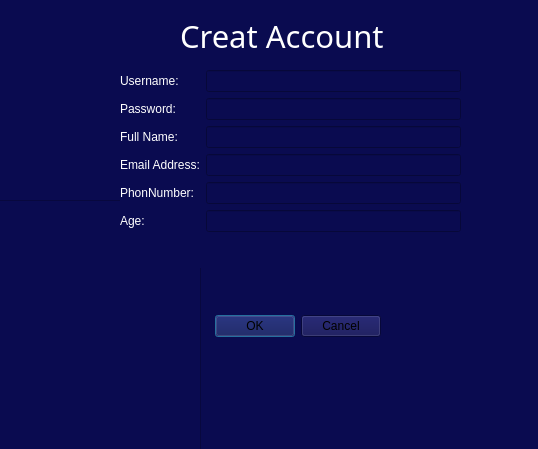
<?xml version="1.0" encoding="UTF-8"?>
<ui version="4.0">
 <class>Dialog_CreatAcc</class>
 <widget class="QDialog" name="Dialog_CreatAcc">
  <property name="geometry">
   <rect>
    <x>0</x>
    <y>0</y>
    <width>538</width>
    <height>449</height>
   </rect>
  </property>
  <property name="windowTitle">
   <string>Dialog</string>
  </property>
  <property name="styleSheet">
   <string notr="true">background-color: rgb(10, 11, 80);</string>
  </property>
  <widget class="QDialogButtonBox" name="buttonBox">
   <property name="geometry">
    <rect>
     <x>210</x>
     <y>310</y>
     <width>171</width>
     <height>32</height>
    </rect>
   </property>
   <property name="orientation">
    <enum>Qt::Horizontal</enum>
   </property>
   <property name="standardButtons">
    <set>QDialogButtonBox::Cancel|QDialogButtonBox::Ok</set>
   </property>
  </widget>
  <widget class="QWidget" name="layoutWidget">
   <property name="geometry">
    <rect>
     <x>120</x>
     <y>70</y>
     <width>341</width>
     <height>198</height>
    </rect>
   </property>
   <layout class="QFormLayout" name="formLayout">
    <item row="0" column="0">
     <widget class="QLabel" name="label">
      <property name="styleSheet">
       <string notr="true">color: rgb(255, 255, 255);</string>
      </property>
      <property name="text">
       <string>Username:</string>
      </property>
     </widget>
    </item>
    <item row="0" column="1">
     <widget class="QLineEdit" name="lineEdit"/>
    </item>
    <item row="1" column="0">
     <widget class="QLabel" name="label_2">
      <property name="styleSheet">
       <string notr="true">color: rgb(255, 255, 255);</string>
      </property>
      <property name="text">
       <string>Password:</string>
      </property>
     </widget>
    </item>
    <item row="1" column="1">
     <widget class="QLineEdit" name="lineEdit_2"/>
    </item>
    <item row="2" column="0">
     <widget class="QLabel" name="label_3">
      <property name="styleSheet">
       <string notr="true">color: rgb(255, 255, 255);</string>
      </property>
      <property name="text">
       <string>Full Name:</string>
      </property>
     </widget>
    </item>
    <item row="2" column="1">
     <widget class="QLineEdit" name="lineEdit_3"/>
    </item>
    <item row="3" column="1">
     <widget class="QLineEdit" name="lineEdit_4"/>
    </item>
    <item row="4" column="0">
     <widget class="QLabel" name="label_5">
      <property name="styleSheet">
       <string notr="true">color: rgb(255, 255, 255);</string>
      </property>
      <property name="text">
       <string>PhonNumber:</string>
      </property>
     </widget>
    </item>
    <item row="4" column="1">
     <widget class="QLineEdit" name="lineEdit_5"/>
    </item>
    <item row="5" column="0">
     <widget class="QLabel" name="label_4">
      <property name="styleSheet">
       <string notr="true">color: rgb(255, 255, 255);</string>
      </property>
      <property name="text">
       <string>Age:</string>
      </property>
     </widget>
    </item>
    <item row="5" column="1">
     <widget class="QLineEdit" name="lineEdit_6"/>
    </item>
    <item row="3" column="0">
     <widget class="QLabel" name="label_7">
      <property name="styleSheet">
       <string notr="true">color: rgb(255, 255, 255);</string>
      </property>
      <property name="text">
       <string>Email Address:</string>
      </property>
     </widget>
    </item>
   </layout>
  </widget>
  <widget class="QFrame" name="frame">
   <property name="geometry">
    <rect>
     <x>-10</x>
     <y>200</y>
     <width>211</width>
     <height>261</height>
    </rect>
   </property>
   <property name="styleSheet">
    <string notr="true">image: url(:/new/prefix1/New folder/back2-2Edited.png);</string>
   </property>
   <property name="frameShape">
    <enum>QFrame::StyledPanel</enum>
   </property>
   <property name="frameShadow">
    <enum>QFrame::Raised</enum>
   </property>
  </widget>
  <widget class="QLabel" name="label_6">
   <property name="geometry">
    <rect>
     <x>180</x>
     <y>20</y>
     <width>221</width>
     <height>31</height>
    </rect>
   </property>
   <property name="font">
    <font>
     <family>Segoe UI Black</family>
     <pointsize>23</pointsize>
    </font>
   </property>
   <property name="styleSheet">
    <string notr="true">color: rgb(255, 255, 255);</string>
   </property>
   <property name="text">
    <string>Creat Account</string>
   </property>
  </widget>
  <zorder>frame</zorder>
  <zorder>buttonBox</zorder>
  <zorder>layoutWidget</zorder>
  <zorder>label_6</zorder>
 </widget>
 <resources/>
 <connections>
  <connection>
   <sender>buttonBox</sender>
   <signal>accepted()</signal>
   <receiver>Dialog_CreatAcc</receiver>
   <slot>accept()</slot>
   <hints>
    <hint type="sourcelabel">
     <x>248</x>
     <y>254</y>
    </hint>
    <hint type="destinationlabel">
     <x>157</x>
     <y>274</y>
    </hint>
   </hints>
  </connection>
  <connection>
   <sender>buttonBox</sender>
   <signal>rejected()</signal>
   <receiver>Dialog_CreatAcc</receiver>
   <slot>reject()</slot>
   <hints>
    <hint type="sourcelabel">
     <x>316</x>
     <y>260</y>
    </hint>
    <hint type="destinationlabel">
     <x>286</x>
     <y>274</y>
    </hint>
   </hints>
  </connection>
 </connections>
</ui>
